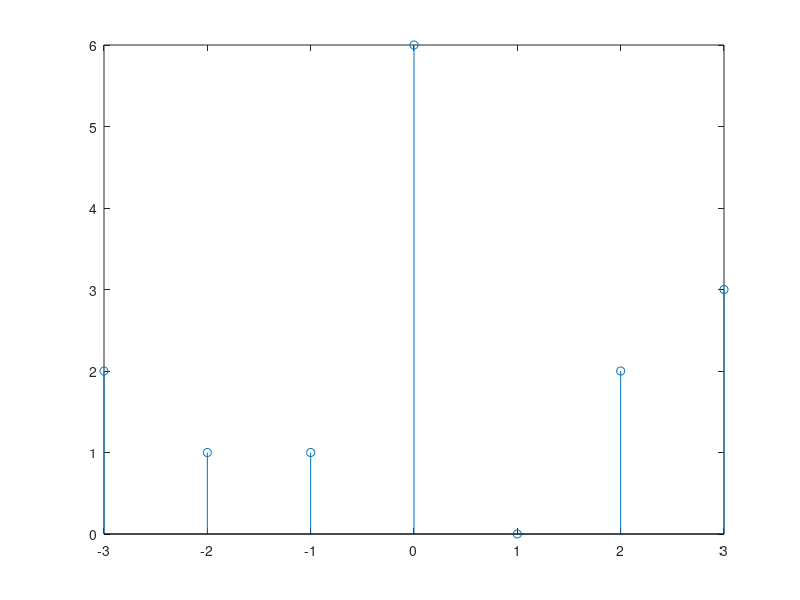

MATLAB code to generate this figure:
clear all;
close all;
clc;

x = [2 1 -1 3]
h = [1 0 1 1]

xt = -2:1;
ht = -1:2;

temp = x.'.*h;
y = zeros(1,length(x)+length(h)-1);
begt = xt(1)+ht(1);
endt = xt(length(x)) + ht(length(h));
t = [begt:endt];
disp(t);
for i = 1:length(h)
    for j = 1:length(x)
        y(i+j-1) = y(i+j-1) + temp(i,j);
    end
end
stem(t,y);    

